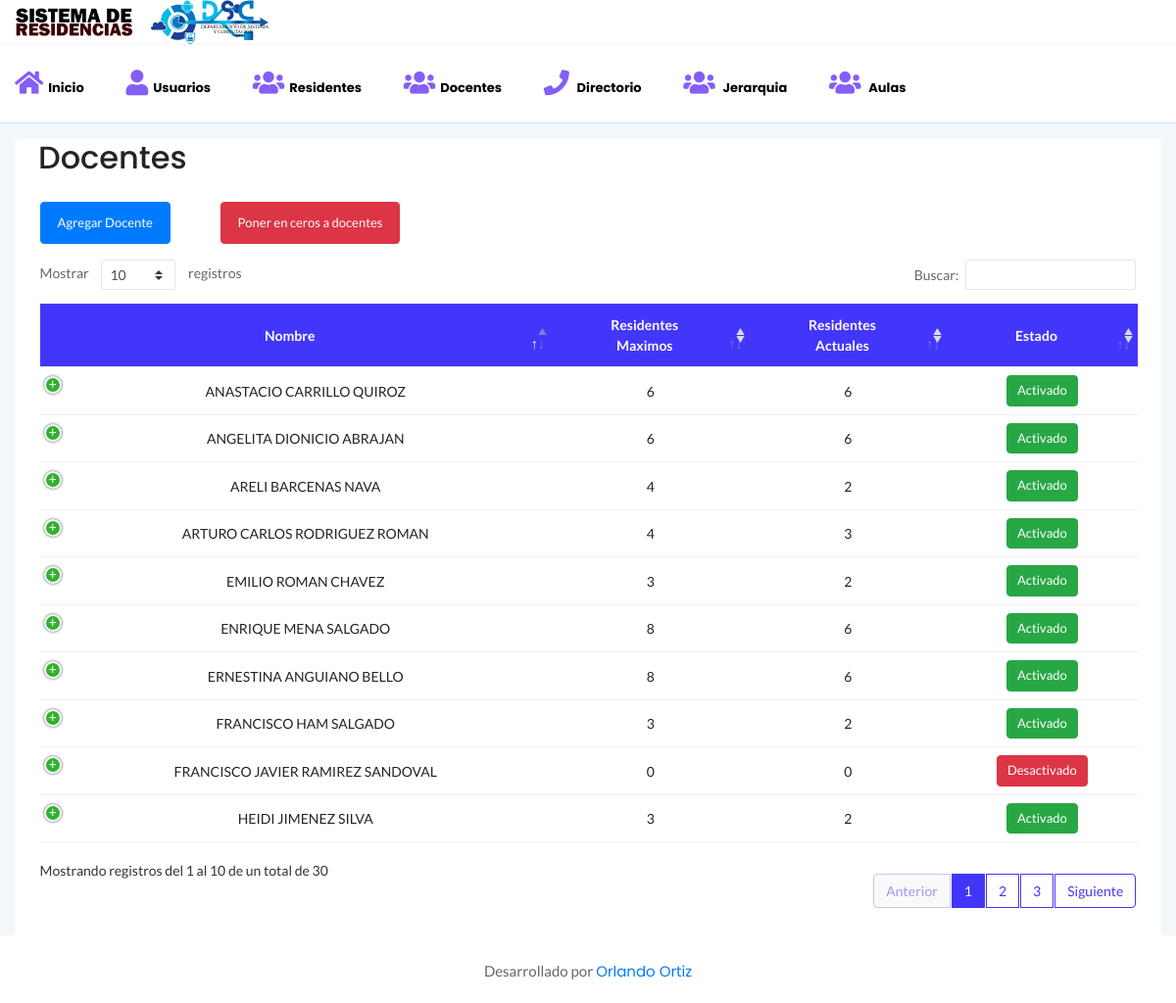
The app's page /Docentes with its own data.
### tables this page shows
CREATE TABLE `asesor` (
  `id` int(10) unsigned NOT NULL AUTO_INCREMENT,
  `nombre` varchar(100) NOT NULL,
  `noResidentes` int(2) NOT NULL DEFAULT '0',
  `estado` int(2) unsigned NOT NULL DEFAULT '1',
  `setResidentes` int(2) unsigned DEFAULT '0',
  PRIMARY KEY (`id`)
);

### controladores/plantilla.controlador.php (called while the page is built)
<?php
class ControladorPlantilla{
	public function ctrPlantilla(){
		include "vistas/plantilla.php";
	}
}

### index.php (called while the page is built, shortened)
<?php
require_once "controladores/plantilla.controlador.php";
require_once "controladores/residentes.controlador.php";
require_once "controladores/docentes.controlador.php";
require_once "controladores/config.controlador.php";
require_once "modelos/docentes.modelo.php";
$plantilla = new ControladorPlantilla();
$plantilla->ctrPlantilla();

### controladores/docentes.controlador.php (called while the page is built, shortened)
<?php
class ControladorDocentes
{
    public static function ctrMostrarDocentes($item, $valor)
    {
        $tabla = "asesor";
        $respuesta = ModeloDocentes::MdlMostrarDocentes($tabla, $item, $valor);
        return $respuesta;
    }
}

### modelos/conexion.php (called while the page is built)
<?php
class Conexion{
	static public function conectar(){
		$link = new PDO("mysql:host=localhost;dbname=sdr","root","");
		$link->exec("set names utf8");
		return $link;
	}
}

### modelos/docentes.modelo.php (called while the page is built, shortened)
<?php
require_once "conexion.php";
class ModeloDocentes
{
    static public function MdlMostrarDocentes($tabla, $item, $valor)
    {
        if ($item != null) {
            $stmt = Conexion::conectar()->prepare("SELECT * FROM $tabla WHERE $item = :$item");
            $stmt->bindParam(":" . $item, $valor, PDO::PARAM_STR);
            $stmt->execute();
            return $stmt->fetch();
        } else {
            $stmt = Conexion::conectar()->prepare("SELECT * FROM $tabla");
            $stmt->execute();
            return $stmt->fetchAll();
        }
    }
}

### vistas/modulos/Docentes.php (the view, shortened to what this page needs)
<div class="col-12 mt-3">
    <div class="card">
        <h2 class="ml-4">Docentes</h2>
        <div class="card-body">
            <button class="btn btn-primary mb-3" data-toggle="modal" data-target="#modalAgregarDocente">Agregar Docente</button>
            <button class="btn btn-danger mb-3 ml-5 btnCeroDocente">Poner en ceros a docentes</button>
            <div class="data-tables datatable-primary">
                <table class="text-center tablaES">
                    <thead class="text-capitalize">
                        <tr>
                            <th>Nombre</th>
                            <th>Residentes<br>Maximos</th>
                            <th>Residentes<br>Actuales</th>
                            <th>Estado</th>
                        </tr>
                    </thead>
                    <tbody>
                        <?php
                        $item = null;
                        $valor = null;
                        $docentes = ControladorDocentes::ctrMostrarDocentes($item, $valor);
                        foreach ($docentes as $key => $value) {
                            if ($value["nombre"] != "NA") {
                                echo '<tr>
                                        <td>' . $value["nombre"] . '</td>';
                                        echo '<td>' . $value["setResidentes"] . '</td>';
                                        echo '<td>' . $value["noResidentes"] . '</td>';
                                if ($value["estado"] != 0) {
                                    echo '<td><button class="btn btn-success btn-xs btnActivarDocente" idDocente="' . $value["id"] . '" estadoDocente="0">Activado</button></td>';
                                } else {
                                    echo '<td><button class="btn btn-danger btn-xs btnActivarDocente" idDocente="' . $value["id"] . '" estadoDocente="1">Desactivado</button></td>';
                                }
                                echo '<td>
                                            <div class="btn-group">
                                                <button class="btn btn-warning btnEditarDocente" idDocente="' . $value["id"] . '" data-toggle="modal" data-target="#modalEditarDocente"><i class="fa fa-edit"></i></button>
                                                <button class="btn btn-primary btnInfoDocente" idDocente="' . $value["id"] . '" data-toggle="modal" data-target="#modalInfoDocente"><i class="fa fa-info"></i></button>
                                                <button class="btn btn-danger btnEliminarDocente" idDocente="' . $value["id"] . '"><i class="fa fa-times"></i></button>
                                            </div>
                                        </td>
                                    </tr>';
                            }
                        }
                        ?>
                    </tbody>
                </table>
            </div>
        </div>
    </div>
</div>

### vistas/assets/css/styles.css (style rules this page uses)
.card { border: none; border-radius: 4px; background-color: #fff; -webkit-transition: all 0.3s ease 0s; transition: all 0.3s ease 0s; }
.card-body { padding: 25.6px; padding: 1.6rem; }
.body-bg { background: #F3F8FB; }
.btn { padding: 11px 17px; font-size: 13px; letter-spacing: 0; }
.btn-xs { padding: 5px 10px; }
table tr th { border-bottom: none; }
table tr th, table tr td { border-top: 1px solid rgba(120, 130, 140, 0.13) !important; }
.datatable-primary thead { background: #4336fb; color: #fff; }
table.dataTable.no-footer { border-bottom: 1px solid rgba(120, 130, 140, 0.13) !important; }
table.dataTable thead th, table.dataTable thead td { border-bottom-color: transparent; }

### records on screen
asesor: nombre "ARELI BARCENAS NAVA", setResidentes "4", noResidentes "2"
asesor: nombre "ENRIQUE MENA SALGADO", setResidentes "8", noResidentes "6"
asesor: nombre "ANGELITA DIONICIO ABRAJAN", setResidentes "6", noResidentes "6"
asesor: nombre "ERNESTINA ANGUIANO BELLO", setResidentes "8", noResidentes "6"
asesor: nombre "ANASTACIO CARRILLO QUIROZ", setResidentes "6", noResidentes "6"
asesor: nombre "ARTURO CARLOS RODRIGUEZ ROMAN", setResidentes "4", noResidentes "3"
asesor: nombre "EMILIO ROMAN CHAVEZ", setResidentes "3", noResidentes "2"
asesor: nombre "FRANCISCO JAVIER RAMIREZ SANDOVAL", setResidentes "0", noResidentes "0"
asesor: nombre "HEIDI JIMENEZ SILVA", setResidentes "3", noResidentes "2"
asesor: nombre "FRANCISCO HAM SALGADO", setResidentes "3", noResidentes "2"
